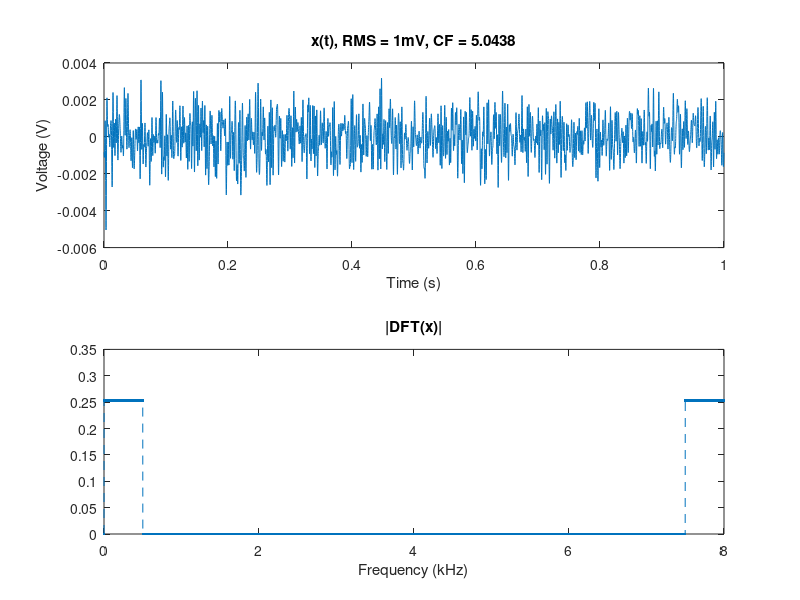

MATLAB code to generate this figure:
clear
close all

Fs = 8e3;
FsdivN = 1;
N = Fs/FsdivN;
des_rms = 1e-3; %1mV

K = 500;
t = (0:N-1)/Fs;
f = (0:N-1)*Fs/N;

A = ones(1,K);
k = 0:K-1;
phi = k.*(k+1)*pi/K; %Schroeder
phi = zeros(1,K); %zero;
phi = rand(1,K)*2*pi; %random
X = zeros(1,N);
X(2:K+1) = A.*exp(1j*phi);
x = N*real(ifft(X));
x = x*des_rms/rms(x);
X = fft(x);
CF = max(abs(x))/rms(x);

figure
subplot(2,1,1)
plot(t,x)
xlabel('Time (s)')
ylabel('Voltage (V)')
title(['x(t), RMS = ' num2str(rms(x)*1000) 'mV, CF = ' num2str(CF)])
subplot(2,1,2)
plot(f/1000,abs(X),'.--')
xlabel('Frequency (kHz)')
title('|DFT(x)|')


save('Group1_Input1.mat','u_sch_500')

